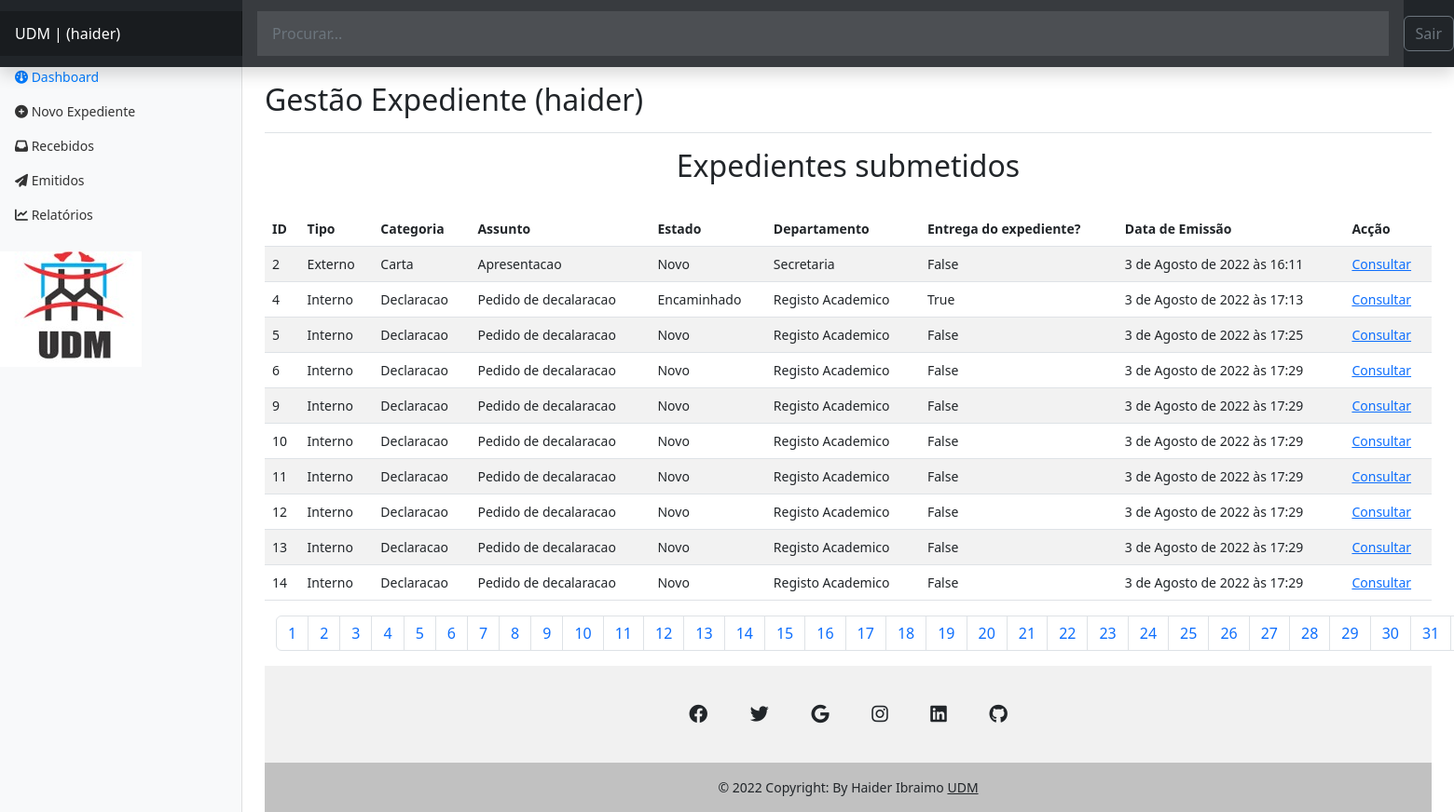
Page /authors/dashbord/expedient/emitidos (signed in) on the committed database.
### expedient/models.py (models this page shows, shortened)
class Expedient(models.Model):
    numero_Ex = models.IntegerField()
    tipo = models.CharField(max_length=50)
    departamento = models.CharField(max_length=100)
    categoria = models.CharField(max_length=100)
    assunto = models.CharField(max_length=150, null=False, )
    prioridade = models.CharField(max_length=20)
    confidencial = models.BooleanField(default=False)
    descricao = models.TextField(null=True, )
    estado = models.CharField(max_length=20)
    anexo = models.FileField(
        upload_to='expedient/uploads/%Y/%m/%d/', null=True,)
    data_emissao = models.DateTimeField(auto_now_add=True)
    data_recepcao = models.DateTimeField(auto_now=True)
    recebido = models.BooleanField(default=False)
    slug = models.SlugField()
    departamento = models.ForeignKey(
        Departamento, on_delete=models.SET_NULL, null=True, default=None)
    usuario = models.ForeignKey(User, on_delete=models.SET_NULL, null=True)

class Departamento(models.Model):
    nome = models.CharField(max_length=65)
    def __str__(self):
        return self.nome

### authors/views.py (the view)
# urls.py: path('dashbord/expedient/emitidos', views.dashbord_expedient_emitidos,
@login_required(login_url='authors:login', redirect_field_name='next')
def dashbord_expedient_emitidos(request):
    expedients = Expedient.objects.filter(
        usuario=request.user,
    ).exclude(estado='Respondido')
    funcionario = Funcionario.objects.filter(author=request.user).first()
    page_obj, pagination_range = make_pagination(
        request, expedients, PER_PAGE)
    return render(request,
                  'authors/pages/dashbord_emitidos.html', context={
                      'expedients': page_obj,
                      'pagination_range': pagination_range,
                      'funcionario': funcionario,
                  }
                  )

### utils/expedient/pagination.py (called while the page is built)
def make_pagination(request, queryset, per_page, qty_pages=4):
    try:
        current_page = int(request.GET.get('page', 1))
    except ValueError:
        current_page = 1
    paginator = Paginator(queryset, per_page)
    page_obj = paginator.get_page(current_page)
    pagination_range = make_pagination_range(
        paginator.page_range,
        qty_pages,
        current_page
    )
    return page_obj, pagination_range

### authors/templates/authors/pages/dashbord_emitidos.html (shortened to what this page needs)
{% extends 'global/base.html' %}
{% block content %}
  <H2 align="center">Expedientes submetidos</H2>
  <br>
  <table class="table table-striped table-hover">
    <thead>
     <tr>
        <th>ID</th>
        <th>Tipo</th>
        <th>Categoria</th>
        <th>Assunto</th>
        <th>Estado</th>
        <th>Departamento</th>
        <th>Entrega do expediente?</th>
        <th>Data de Emissão</th>
        <th>Acção</th>
     </tr>
      </thead>
    {% for expedient in expedients %}
    <tr>
        <td> {{ expedient.id }} </td>
        <td>{{ expedient.tipo }}</td>
        <td>{{ expedient.categoria }}</td>
        <td>{{ expedient.assunto }}</td>
        <td>{{ expedient.estado }}</td>
        <td>{{ expedient.departamento }}</td>
        <td>{{ expedient.recebido }}</td>
        <td>{{ expedient.data_emissao }}</td>
        <td> <a href="{% url 'authors:dashbord_expedient_detail' expedient.id %}">Consultar</a> </td>
     </tr>
    {% empty %}
        <p style="color:red">Não tens nenhum expediente emitido, crie um.</p>
    {% endfor %}
</table>
{% endblock content %}

### expedient/templates/expedient/partials/header.html (shortened to what this page needs)
{% if request.user.is_authenticated %}
<header class="navbar navbar-dark sticky-top bg-dark flex-md-nowrap p-0 shadow">
    <a class="navbar-brand col-md-3 col-lg-2 me-0 px-3 fs-6" href="{% url 'authors:dashbord' %}">UDM  | ({{ request.user.username }}) </a>
    <form action="{% url 'authors:search' %}" method="get" class="form-control form-control-dark w-100 rounded-0 border-0">
    <input class="form-control form-control-dark w-100 rounded-0 border-0" type="text" placeholder="Procurar..." name="search"  aria-label="Search" value="{{ search_term }}">
    </form>
    <div class="navbar-nav">
      <div class="nav-item text-nowrap">
        <form action="{% url 'authors:logout' %}" method="POST">
          <button class="btn btn-outline-secondary" type="submit"> Sair</button>
      </form>
      </div>
    </div>
  </header>
  <div class="container-fluid">
    <div class="row">
      <nav id="sidebarMenu" class="col-md-3 col-lg-2 d-md-block bg-light sidebar collapse">
        <div class="position-sticky pt-3 sidebar-sticky">
          <ul class="nav flex-column">
            <li class="nav-item">
              <a class="nav-link active" aria-current="page" href="{% url 'authors:dashbord' %}">
                <i class="fa-solid fa-gauge"></i>
                Dashboard
              </a>
            </li>
            <li class="nav-item">
              <a class="nav-link" href="{% url 'authors:dashbord_expedient_new' %}">
               <i class="fa-sharp fa-solid fa-circle-plus"></i>
              Novo Expediente
              </a>
            </li>
            <li class="nav-item">
              <a class="nav-link" href="{% url 'authors:dashbord_expedient_recebidos' %}">
                <i class="fa-sharp fa-solid fa-inbox"></i>
                Recebidos
              </a>
            </li>
            <li class="nav-item">
              <a class="nav-link" href="{% url 'authors:dashbord_expedient_emitidos' %}">
                <i class="fa-sharp fa-solid fa-paper-plane"></i>
                Emitidos
              </a>
            </li>
            <li class="nav-item">
              <a class="nav-link" href="#">
                <i class="fa-sharp fa-solid fa-chart-line"></i>
                Relatórios
              </a>
            </li>
          </ul>
  <br>
  <marquee>
  <img  src="../../../media/expedient/images/udm.jpg " alt="" ></marquee>
        </div>
      </nav>
      <main class="col-md-9 ms-sm-auto col-lg-10 px-md-4">
        <div class="d-flex justify-content-between flex-wrap flex-md-nowrap align-items-center pt-3 pb-2 mb-3 border-bottom">
          <h1 class="h2">Gestão Expediente ({{request.user.username}}) </h1>
        </div>
{% endif %}

### base_static/expedient/css/dashboard.css (style rules this page uses)
body { font-size: .875rem; }
.sidebar { position: fixed; top: 0; bottom: 0; left: 0; z-index: 100; padding: 0; box-shadow: inset -1px 0 0 rgba(0, 0, 0, .1); }
.sidebar-sticky { position: -webkit-sticky; position: sticky; top: 48px; height: calc(100vh - 48px); padding-top: .5rem; overflow-x: hidden; overflow-y: auto; }
.sidebar .nav-link { font-weight: 500; color: #333; }
.sidebar .nav-link.active { color: #007bff; }
.navbar-brand { padding-top: .75rem; padding-bottom: .75rem; font-size: 1rem; background-color: rgba(0, 0, 0, .25); box-shadow: inset -1px 0 0 rgba(0, 0, 0, .25); }
.navbar .form-control { padding: .75rem 1rem; border-width: 0; border-radius: 0; }
.form-control-dark { color: #fff; background-color: rgba(255, 255, 255, .1); border-color: rgba(255, 255, 255, .1); }
.border-bottom { border-bottom: 1px solid #e5e5e5; }

### rows in the picture
Expedient: id "2", tipo "Externo", categoria "Carta", assunto "Apresentacao", estado "Novo", departamento "Secretaria", recebido "False", data_emissao "3 de Agosto de 2022 às 16:11"
Expedient: id "4", tipo "Interno", categoria "Declaracao", assunto "Pedido de decalaracao", estado "Encaminhado", departamento "Registo Academico", recebido "True", data_emissao "3 de Agosto de 2022 às 17:13"
Expedient: id "5", tipo "Interno", categoria "Declaracao", assunto "Pedido de decalaracao", estado "Novo", departamento "Registo Academico", recebido "False", data_emissao "3 de Agosto de 2022 às 17:25"
Expedient: id "6", tipo "Interno", categoria "Declaracao", assunto "Pedido de decalaracao", estado "Novo", departamento "Registo Academico", recebido "False", data_emissao "3 de Agosto de 2022 às 17:29"
Expedient: id "9", tipo "Interno", categoria "Declaracao", assunto "Pedido de decalaracao", estado "Novo", departamento "Registo Academico", recebido "False", data_emissao "3 de Agosto de 2022 às 17:29"
Expedient: id "10", tipo "Interno", categoria "Declaracao", assunto "Pedido de decalaracao", estado "Novo", departamento "Registo Academico", recebido "False", data_emissao "3 de Agosto de 2022 às 17:29"
Expedient: id "11", tipo "Interno", categoria "Declaracao", assunto "Pedido de decalaracao", estado "Novo", departamento "Registo Academico", recebido "False", data_emissao "3 de Agosto de 2022 às 17:29"
Expedient: id "12", tipo "Interno", categoria "Declaracao", assunto "Pedido de decalaracao", estado "Novo", departamento "Registo Academico", recebido "False", data_emissao "3 de Agosto de 2022 às 17:29"
Expedient: id "13", tipo "Interno", categoria "Declaracao", assunto "Pedido de decalaracao", estado "Novo", departamento "Registo Academico", recebido "False", data_emissao "3 de Agosto de 2022 às 17:29"
Expedient: id "14", tipo "Interno", categoria "Declaracao", assunto "Pedido de decalaracao", estado "Novo", departamento "Registo Academico", recebido "False", data_emissao "3 de Agosto de 2022 às 17:29"

### other values in the picture
{{ request.user.username }} "haider"
{{ page }} "1"
{{ page }} "2" "3" "4" "5" "6" "7" "8" "9" "10" "11" "12" "13" "14" "15" "16" "17" "18" "19" "20" "21" "22" "23" "24" "25" "26" "27" "28" "29" "30" "31"
